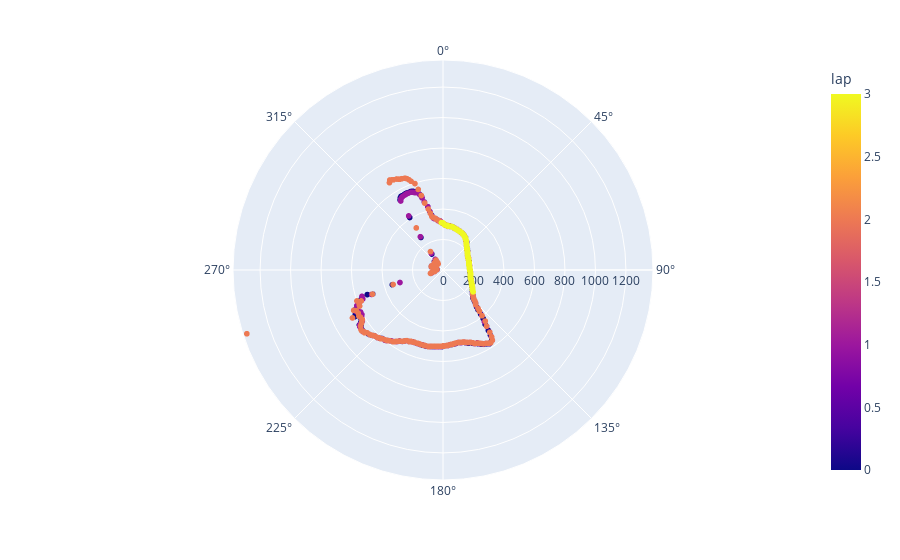

The cell this chart's notebook holds for it:
### Code cell
import plotly.express as px

px.scatter_polar(df, r="distance", theta="mot_angle", color=df['lap'])

### Figure 1 — Plotly figure (JSON) as saved in the notebook; plotly's stock layout.template omitted (floating-point values rounded to 4 significant figures; data arrays with more than 128 entries replaced by an {"elided": "..."} marker saying what was removed)
{"data": [{"hovertemplate": "distance=%{r}<br>mot_angle=%{theta}<br>lap=%{marker.color}<extra></extra>", "legendgroup": "", "marker": {"color": {"elided": "1056 int values"}, "coloraxis": "coloraxis", "symbol": "circle"}, "mode": "markers", "name": "", "r": {"elided": "1056 int values"}, "showlegend": false, "subplot": "polar", "theta": {"elided": "1056 float values"}, "type": "scatterpolargl"}], "layout": {"coloraxis": {"colorbar": {"title": {"text": "lap"}}, "colorscale": [[0, "#0d0887"], [0.1111, "#46039f"], [0.2222, "#7201a8"], [0.3333, "#9c179e"], [0.4444, "#bd3786"], [0.5556, "#d8576b"], [0.6667, "#ed7953"], [0.7778, "#fb9f3a"], [0.8889, "#fdca26"], [1, "#f0f921"]]}, "legend": {"tracegroupgap": 0}, "margin": {"t": 60}, "polar": {"angularaxis": {"direction": "clockwise", "rotation": 90}, "domain": {"x": [0, 1], "y": [0, 1]}}}}
